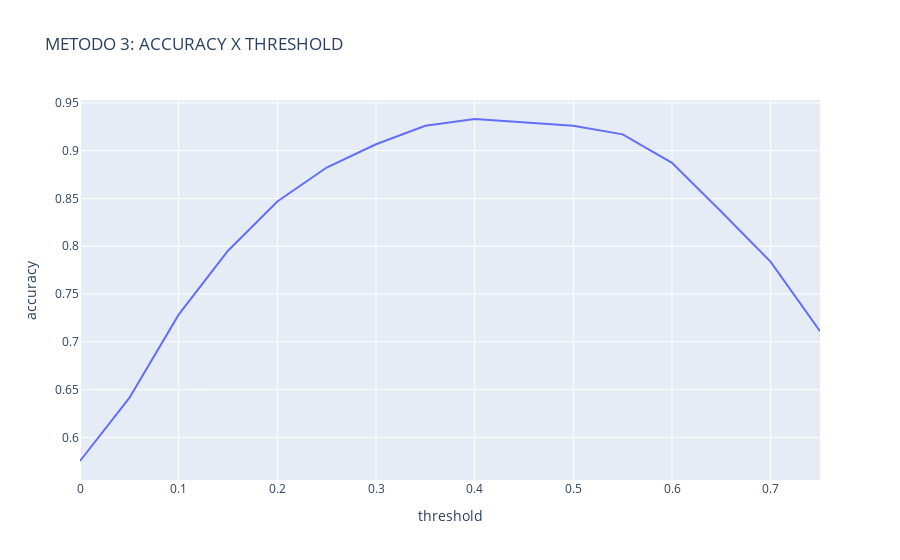
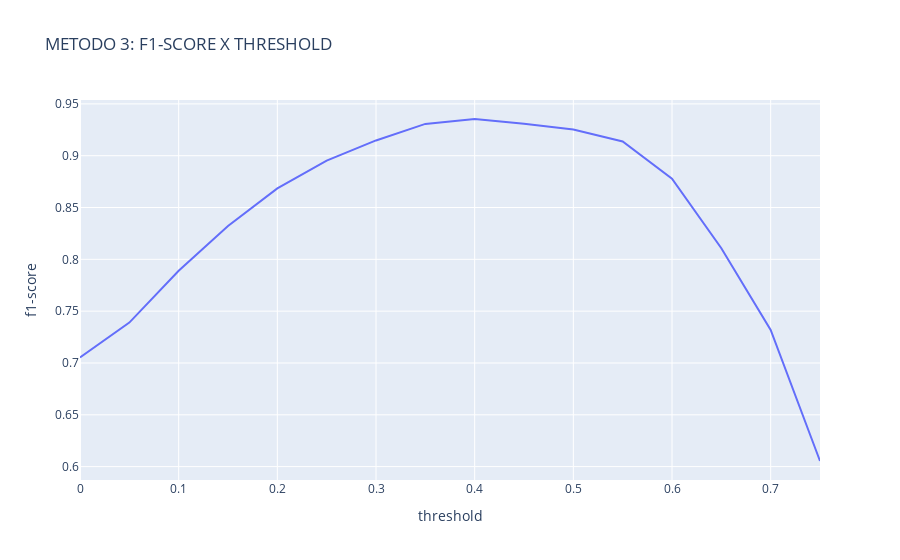

The notebook cell these images were saved under, in order:
### Markdown cell above
##### CONCLUSION: El threshold que optimiza accuracy y f1-score para el método 2 es Th=0.2

### Code cell
method3_df = method_df_list[2].copy()
accuracy_plot = px.line(method3_df, x="threshold", y="accuracy", title="METODO 3: ACCURACY X THRESHOLD")
accuracy_plot.show()
f1_score_plot = px.line(method3_df, x="threshold", y="f1-score", title="METODO 3: F1-SCORE X THRESHOLD")
f1_score_plot.show()

### Figure 1 — Plotly figure (JSON) as saved in the notebook; plotly's stock layout.template omitted (floating-point values rounded to 4 significant figures)
{"data": [{"hovertemplate": "threshold=%{x}<br>accuracy=%{y}<extra></extra>", "legendgroup": "", "line": {"color": "#636efa", "dash": "solid"}, "marker": {"symbol": "circle"}, "mode": "lines", "name": "", "orientation": "v", "showlegend": false, "type": "scatter", "x": [0, 0.05, 0.1, 0.15, 0.2, 0.25, 0.3, 0.35, 0.4, 0.45, 0.5, 0.55, 0.6, 0.65, 0.7, 0.75], "xaxis": "x", "y": [0.5753, 0.6414, 0.7284, 0.7953, 0.8469, 0.8824, 0.9067, 0.9261, 0.9331, 0.9298, 0.9261, 0.917, 0.8873, 0.8362, 0.7837, 0.7111], "yaxis": "y"}], "layout": {"legend": {"tracegroupgap": 0}, "title": {"text": "METODO 3: ACCURACY X THRESHOLD"}, "xaxis": {"anchor": "y", "domain": [0, 1], "title": {"text": "threshold"}}, "yaxis": {"anchor": "x", "domain": [0, 1], "title": {"text": "accuracy"}}}}

### Figure 2 — Plotly figure (JSON) as saved in the notebook; plotly's stock layout.template omitted (floating-point values rounded to 4 significant figures)
{"data": [{"hovertemplate": "threshold=%{x}<br>f1-score=%{y}<extra></extra>", "legendgroup": "", "line": {"color": "#636efa", "dash": "solid"}, "marker": {"symbol": "circle"}, "mode": "lines", "name": "", "orientation": "v", "showlegend": false, "type": "scatter", "x": [0, 0.05, 0.1, 0.15, 0.2, 0.25, 0.3, 0.35, 0.4, 0.45, 0.5, 0.55, 0.6, 0.65, 0.7, 0.75], "xaxis": "x", "y": [0.7052, 0.739, 0.789, 0.8321, 0.8684, 0.8952, 0.9147, 0.9307, 0.9354, 0.9307, 0.9253, 0.9137, 0.8777, 0.8107, 0.7318, 0.6054], "yaxis": "y"}], "layout": {"legend": {"tracegroupgap": 0}, "title": {"text": "METODO 3: F1-SCORE X THRESHOLD"}, "xaxis": {"anchor": "y", "domain": [0, 1], "title": {"text": "threshold"}}, "yaxis": {"anchor": "x", "domain": [0, 1], "title": {"text": "f1-score"}}}}
